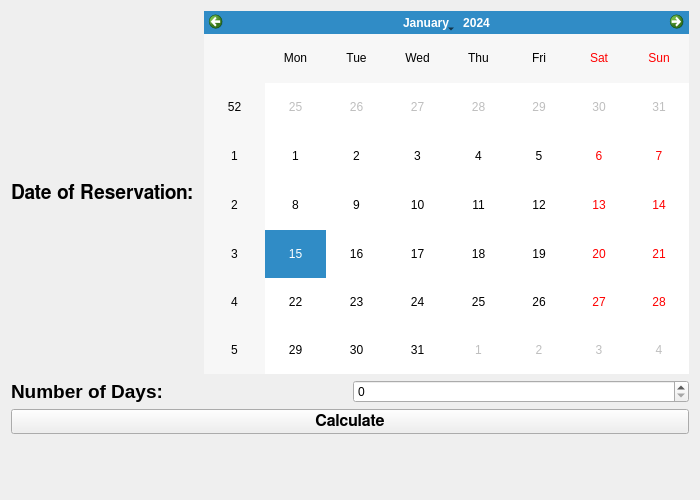
<?xml version="1.0" encoding="UTF-8"?>
<ui version="4.0">
 <class>Form</class>
 <widget class="QWidget" name="Form">
  <property name="geometry">
   <rect>
    <x>0</x>
    <y>0</y>
    <width>700</width>
    <height>500</height>
   </rect>
  </property>
  <property name="windowTitle">
   <string>Form</string>
  </property>
  <layout class="QVBoxLayout" name="verticalLayout">
   <item>
    <layout class="QHBoxLayout" name="horizontalLayout">
     <item>
      <widget class="QLabel" name="label">
       <property name="font">
        <font>
         <family>FreeSans</family>
         <pointsize>14</pointsize>
         <bold>true</bold>
        </font>
       </property>
       <property name="text">
        <string>Date of Reservation: </string>
       </property>
      </widget>
     </item>
     <item>
      <widget class="QCalendarWidget" name="calendarWidget"/>
     </item>
    </layout>
   </item>
   <item>
    <layout class="QHBoxLayout" name="horizontalLayout_2">
     <item>
      <widget class="QLabel" name="label_2">
       <property name="font">
        <font>
         <pointsize>14</pointsize>
         <bold>true</bold>
        </font>
       </property>
       <property name="text">
        <string>Number of Days:</string>
       </property>
      </widget>
     </item>
     <item>
      <widget class="QSpinBox" name="spinBox"/>
     </item>
    </layout>
   </item>
   <item>
    <widget class="QPushButton" name="pushButton">
     <property name="font">
      <font>
       <family>FreeSans</family>
       <pointsize>12</pointsize>
       <bold>true</bold>
      </font>
     </property>
     <property name="text">
      <string>Calculate</string>
     </property>
    </widget>
   </item>
   <item>
    <widget class="QLabel" name="label_reservation">
     <property name="font">
      <font>
       <family>FreeSans</family>
       <pointsize>14</pointsize>
       <bold>true</bold>
      </font>
     </property>
     <property name="text">
      <string/>
     </property>
    </widget>
   </item>
   <item>
    <widget class="QLabel" name="label_result">
     <property name="font">
      <font>
       <pointsize>14</pointsize>
       <bold>true</bold>
      </font>
     </property>
     <property name="text">
      <string/>
     </property>
    </widget>
   </item>
  </layout>
 </widget>
 <resources/>
 <connections/>
</ui>
